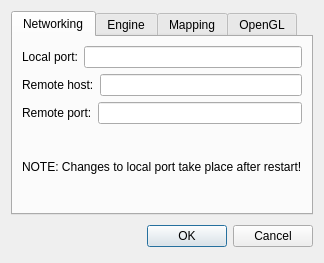
<ui version="4.0" >
 <class>ConfigDialog</class>
 <widget class="QDialog" name="ConfigDialog" >
  <property name="windowTitle" >
   <string>Dialog</string>
  </property>
  <layout class="QVBoxLayout" >
   <item>
    <widget class="QTabWidget" name="tabWidget" >
     <property name="currentIndex" >
      <number>0</number>
     </property>
     <widget class="QWidget" name="networkTab" >
      <attribute name="title" >
       <string>Networking</string>
      </attribute>
      <layout class="QVBoxLayout" >
       <item>
        <layout class="QHBoxLayout" >
         <item>
          <widget class="QLabel" name="label" >
           <property name="text" >
            <string>Local port:</string>
           </property>
          </widget>
         </item>
         <item>
          <widget class="QLineEdit" name="lineEdit_localport" />
         </item>
        </layout>
       </item>
       <item>
        <layout class="QHBoxLayout" >
         <item>
          <widget class="QLabel" name="label_2" >
           <property name="text" >
            <string>Remote host:</string>
           </property>
          </widget>
         </item>
         <item>
          <widget class="QLineEdit" name="lineEdit_remotehost" />
         </item>
        </layout>
       </item>
       <item>
        <layout class="QHBoxLayout" >
         <item>
          <widget class="QLabel" name="label_3" >
           <property name="text" >
            <string>Remote port:</string>
           </property>
          </widget>
         </item>
         <item>
          <widget class="QLineEdit" name="lineEdit_remoteport" />
         </item>
        </layout>
       </item>
       <item>
        <widget class="QLabel" name="label_5" >
         <property name="text" >
          <string>NOTE: Changes to local port take place after restart!</string>
         </property>
        </widget>
       </item>
      </layout>
     </widget>
     <widget class="QWidget" name="engineTab" >
      <attribute name="title" >
       <string>Engine</string>
      </attribute>
      <layout class="QGridLayout" >
       <item row="0" column="0" >
        <layout class="QGridLayout" >
         <item row="0" column="0" >
          <widget class="QCheckBox" name="checkBox_autorefresh" >
           <property name="text" >
            <string>Enable automatic refresh of data</string>
           </property>
          </widget>
         </item>
         <item row="1" column="0" >
          <widget class="QCheckBox" name="checkBox_brief" >
           <property name="text" >
            <string>Brief Mode</string>
           </property>
          </widget>
         </item>
        </layout>
       </item>
       <item row="1" column="0" >
        <layout class="QGridLayout" >
         <item row="0" column="0" >
          <widget class="QLabel" name="label_4" >
           <property name="text" >
            <string>Room name quote:</string>
           </property>
          </widget>
         </item>
         <item row="0" column="1" >
          <widget class="QSpinBox" name="spinBox_namequote" />
         </item>
         <item row="1" column="0" >
          <widget class="QLabel" name="label_descquote" >
           <property name="text" >
            <string>Description quote:</string>
           </property>
          </widget>
         </item>
         <item row="1" column="1" >
          <widget class="QSpinBox" name="spinBox_descquote" />
         </item>
        </layout>
       </item>
       <item row="1" column="1" >
        <spacer>
         <property name="orientation" >
          <enum>Qt::Horizontal</enum>
         </property>
         <property name="sizeHint" >
          <size>
           <width>20</width>
           <height>40</height>
          </size>
         </property>
        </spacer>
       </item>
       <item row="0" column="1" >
        <spacer>
         <property name="orientation" >
          <enum>Qt::Horizontal</enum>
         </property>
         <property name="sizeHint" >
          <size>
           <width>20</width>
           <height>40</height>
          </size>
         </property>
        </spacer>
       </item>
      </layout>
     </widget>
     <widget class="QWidget" name="mappingTab" >
      <attribute name="title" >
       <string>Mapping</string>
      </attribute>
      <layout class="QVBoxLayout" >
       <item>
        <widget class="QCheckBox" name="checkBox_angrylinker" >
         <property name="text" >
          <string>AngryLinker</string>
         </property>
        </widget>
       </item>
       <item>
        <widget class="QCheckBox" name="checkBox_automerge" >
         <property name="text" >
          <string>Automerge</string>
         </property>
        </widget>
       </item>
       <item>
        <widget class="QCheckBox" name="checkBox_duallinker" >
         <property name="text" >
          <string>Duallinker</string>
         </property>
        </widget>
       </item>
       <item>
        <spacer>
         <property name="orientation" >
          <enum>Qt::Vertical</enum>
         </property>
         <property name="sizeHint" >
          <size>
           <width>20</width>
           <height>40</height>
          </size>
         </property>
        </spacer>
       </item>
      </layout>
     </widget>
     <widget class="QWidget" name="openglTab" >
      <attribute name="title" >
       <string>OpenGL</string>
      </attribute>
      <layout class="QGridLayout" >
       <item row="0" column="0" >
        <layout class="QGridLayout" >
         <item row="0" column="0" colspan="2" >
          <widget class="QLabel" name="label_7" >
           <property name="text" >
            <string>Textures Visibility Range:</string>
           </property>
          </widget>
         </item>
         <item row="0" column="2" >
          <widget class="QLineEdit" name="lineEdit_visrange" />
         </item>
         <item row="1" column="0" colspan="2" >
          <widget class="QLabel" name="label_8" >
           <property name="text" >
            <string>Details Visibility Range:</string>
           </property>
          </widget>
         </item>
         <item row="1" column="2" >
          <widget class="QLineEdit" name="lineEdit_detrange" />
         </item>
         <item row="2" column="0" >
          <widget class="QLabel" name="label_6" >
           <property name="text" >
            <string>Visible Layers :</string>
           </property>
          </widget>
         </item>
         <item row="2" column="1" colspan="2" >
          <widget class="QLineEdit" name="lineEdit_layers" />
         </item>
        </layout>
       </item>
       <item row="0" column="1" >
        <spacer>
         <property name="orientation" >
          <enum>Qt::Horizontal</enum>
         </property>
         <property name="sizeHint" >
          <size>
           <width>20</width>
           <height>40</height>
          </size>
         </property>
        </spacer>
       </item>
       <item row="1" column="0" >
        <layout class="QVBoxLayout" >
         <item>
          <widget class="QCheckBox" name="checkShowNotes" >
           <property name="text" >
            <string>Show Notes</string>
           </property>
          </widget>
         </item>
         <item>
          <widget class="QCheckBox" name="checkShowRegions" >
           <property name="text" >
            <string>Show Regions</string>
           </property>
          </widget>
         </item>
         <item>
          <widget class="QCheckBox" name="checkShowSecrets" >
           <property name="text" >
            <string>Show Secret Doors</string>
           </property>
          </widget>
         </item>
        </layout>
       </item>
       <item row="1" column="1" >
        <spacer>
         <property name="orientation" >
          <enum>Qt::Horizontal</enum>
         </property>
         <property name="sizeHint" >
          <size>
           <width>20</width>
           <height>40</height>
          </size>
         </property>
        </spacer>
       </item>
      </layout>
     </widget>
    </widget>
   </item>
   <item>
    <layout class="QHBoxLayout" >
     <item>
      <spacer>
       <property name="orientation" >
        <enum>Qt::Horizontal</enum>
       </property>
       <property name="sizeHint" >
        <size>
         <width>131</width>
         <height>31</height>
        </size>
       </property>
      </spacer>
     </item>
     <item>
      <widget class="QPushButton" name="okButton" >
       <property name="text" >
        <string>OK</string>
       </property>
      </widget>
     </item>
     <item>
      <widget class="QPushButton" name="cancelButton" >
       <property name="text" >
        <string>Cancel</string>
       </property>
      </widget>
     </item>
    </layout>
   </item>
  </layout>
 </widget>
 <tabstops>
  <tabstop>tabWidget</tabstop>
  <tabstop>lineEdit_localport</tabstop>
  <tabstop>lineEdit_remotehost</tabstop>
  <tabstop>lineEdit_remoteport</tabstop>
  <tabstop>okButton</tabstop>
  <tabstop>cancelButton</tabstop>
  <tabstop>checkBox_autorefresh</tabstop>
  <tabstop>checkBox_brief</tabstop>
  <tabstop>spinBox_namequote</tabstop>
  <tabstop>spinBox_descquote</tabstop>
  <tabstop>checkBox_angrylinker</tabstop>
  <tabstop>checkBox_automerge</tabstop>
  <tabstop>lineEdit_visrange</tabstop>
  <tabstop>lineEdit_detrange</tabstop>
  <tabstop>checkShowNotes</tabstop>
  <tabstop>checkShowRegions</tabstop>
  <tabstop>checkShowSecrets</tabstop>
 </tabstops>
 <resources/>
 <connections>
  <connection>
   <sender>okButton</sender>
   <signal>clicked()</signal>
   <receiver>ConfigDialog</receiver>
   <slot>accept()</slot>
   <hints>
    <hint type="sourcelabel" >
     <x>278</x>
     <y>253</y>
    </hint>
    <hint type="destinationlabel" >
     <x>96</x>
     <y>254</y>
    </hint>
   </hints>
  </connection>
  <connection>
   <sender>cancelButton</sender>
   <signal>clicked()</signal>
   <receiver>ConfigDialog</receiver>
   <slot>reject()</slot>
   <hints>
    <hint type="sourcelabel" >
     <x>369</x>
     <y>253</y>
    </hint>
    <hint type="destinationlabel" >
     <x>179</x>
     <y>282</y>
    </hint>
   </hints>
  </connection>
 </connections>
</ui>
